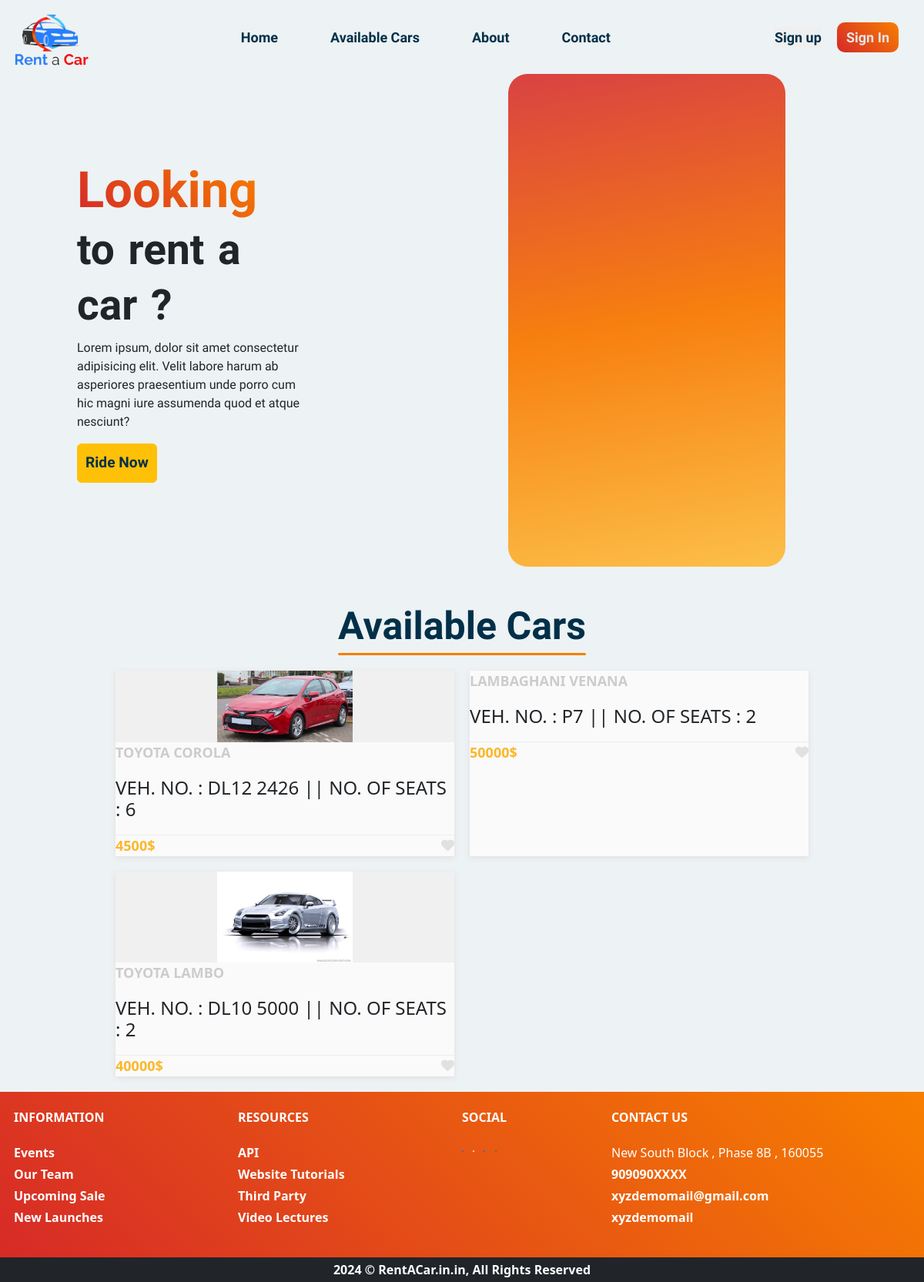
The page / on the database its author committed.
### tables this page shows
CREATE TABLE `tbcars` (
  `id` int NOT NULL,
  `model` varchar(30) NOT NULL,
  `veh_number` varchar(10) NOT NULL,
  `seats` varchar(3) NOT NULL,
  `rent` int NOT NULL,
  `vimg` varchar(120) DEFAULT NULL,
  `last_update` datetime NOT NULL DEFAULT CURRENT_TIMESTAMP
);

### index.php (the view, shortened to what this page needs)
<?php
include('includes/config.php');
?>
<!DOCTYPE html>
<html lang="en">
<head>
  <link rel="stylesheet" href="https://cdn.jsdelivr.net/npm/bootstrap@5.3.3/dist/css/bootstrap.min.css" />
  <link rel="stylesheet" href="assets/css/style.css" />
</head>
<body>
  <?php
  include('includes/header.php');
  ?>
  <section id="home">
    <div class="text-content left-content">
      <h1><span>Looking</span> to rent a car ?</h1>
      <p>
        Lorem ipsum, dolor sit amet consectetur adipisicing elit. Velit labore
        harum ab asperiores praesentium unde porro cum hic magni iure
        assumenda quod et atque nesciunt?
      </p>
      <div class="car-rent-btn">
        <button type="button" class="btn btn-warning">Ride Now</button>
      </div>
    </div>
    <div class="car-ui-design right-content">
      <div class="rectangle-car-background"></div>
    </div>
  </section>
  <section id="cars-available">
    <div class="heading">Available Cars</div>
    <div class="car-card-holder">
      <?php
      $sql = "SELECT * FROM tbcars";
      $stmt = $dbh->prepare($sql);
      $stmt->execute();
      $cars = $stmt->fetchAll(PDO::FETCH_ASSOC);
      foreach ($cars as $car) {      ?>
        <div class="product-card">
          <a href="book_car.php?vhid=<?php echo htmlentities($car['id']); ?>" class="product-tumb">
            <img src="admin\img\vehicleimages\<?php echo $car['vimg'] ?>" alt="">
          </a>
          <div class="product-details">
            <span class="product-catagory"><?php echo $car['model'] ?></span>
            <h4><a>Veh. No. : <?php echo $car['veh_number'] ?> || No. of seats : <?php echo $car['seats'] ?></a></h4>
            <div class="product-bottom-details">
              <div class="product-price"><?php echo $car['rent'] ?>$</div>
              <div class="product-links">
                <a href="#"><i class="fa fa-heart"></i></a>
              </div>
            </div>
          </div>
        </div>
      <?php  }
      ?>
    </div>
  </section>
  <?php
  include('includes/footer.php');
  ?>
</body>
</html>

### includes/header.php (shortened to what this page needs)
<header>
  <div class="head-logo logo">
    <img class="navbar-brand" src="assets/images/logo-removebg-preview.png" alt="logo" />
  </div>
  <nav class="navbar navbar-expand-lg bg-body-tertiary">
    <div class="container-fluid">
      <div class="collapse navbar-collapse" id="navbarSupportedContent">
        <ul class="dropdown-menu dropdown-menu-end navbar-nav me-auto mb-2 mb-lg-0" aria-labelledby="navbarDropdown">
          <li class="nav-item">
            <a class="nav-link active" aria-current="page" href="index.php">Home</a>
          </li>
          <li class="nav-item">
            <a class="nav-link active" aria-current="page" href="#cars-available">Available Cars</a>
          </li>
          <li class="nav-item">
            <a class="nav-link active" aria-current="page" href="#">About</a>
          </li>
          <li class="nav-item">
            <a class="nav-link active" aria-current="page" href="#">Contact</a>
          </li>
        </ul>
      </div>
    </div>
  </nav>
  <?php if (isset($_SESSION['loggedin']) && $_SESSION['loggedin'] == true){ ?>
    <li class="nav-item dropdown head-btn-sign-in">
          <a class="nav-link dropdown-toggle" id="user-icon" href="#" role="button" data-bs-toggle="dropdown" aria-expanded="false">
          <i class="fa-solid fa-user"></i>
          </a>
          <ul class="dropdown-menu">
            <li><hr class="dropdown-divider"></li>
            <li><a class="dropdown-item" href="booked.php">Booked Cars</a></li>
            <li><hr class="dropdown-divider"></li>
            <li><a class="dropdown-item" href="logout.php">Sign out</a></li>
            <li><hr class="dropdown-divider"></li>
          </ul>
        </li>
    <?php }
    else{
      ?>
      <div class="register-login-btn head-btn-sign-in">
      <a href="register.php"><button class="sign-up-btn">Sign up</button></a>
      <a href="user_login.php"><button class="sign-in-btn">Sign In</button></a>
    </div>
    <?php
    }
    ?>
</header>

### includes/footer.php
<footer class="footer bg-danger">
    <div class="container">
        <div class="row">
            <div class="col-sm-6 col-md-4 mt-4 col-lg-3 text-center text-sm-start">
                <div class="information">
                    <h6 class="footer-heading text-uppercase text-white fw-bold">Information</h6>
                    <ul class="list-unstyled footer-link mt-4">
                        <li class="mb-1"><a href="#" class="text-white text-decoration-none fw-semibold">Events</a></li>
                        <li class="mb-1"><a href="#" class="text-white text-decoration-none fw-semibold">Our Team</a></li>
                        <li class="mb-1"><a href="#" class="text-white text-decoration-none fw-semibold">Upcoming Sale</a></li>
                        <li class=""><a href="#" class="text-white text-decoration-none fw-semibold">New Launches</a></li>
                    </ul>
                </div>
            </div>
            <div class="col-sm-6 col-md-4 mt-4 col-lg-3 text-center text-sm-start">
                <div class="resources">
                    <h6 class="footer-heading text-uppercase text-white fw-bold">Resources</h6>
                    <ul class="list-unstyled footer-link mt-4">
                        <li class="mb-1"><a href="#" class="text-white text-decoration-none fw-semibold">API</a></li>
                        <li class="mb-1"><a href="#" class="text-white text-decoration-none fw-semibold">Website Tutorials</a></li>
                        <li class="mb-1"><a href="#" class="text-white text-decoration-none fw-semibold">Third Party</a></li>
                        <li class=""><a href="#" class="text-white text-decoration-none fw-semibold">Video Lectures</a></li>
                    </ul>
                </div>
            </div>
            <div class="col-sm-6 col-md-4 mt-4 col-lg-2 text-center text-sm-start">
              <div class="social">
                  <h6 class="footer-heading text-uppercase text-white fw-bold">Social</h6>
                  <ul class="list-inline my-4">
                    <li class="list-inline-item"><a href="#" class="text-white btn-sm btn btn-primary mb-2"><i class="bi bi-facebook"></i></a></li>
                    <li class="list-inline-item"><a href="#" class="text-danger btn-sm btn btn-light mb-2"><i class="bi bi-instagram"></i></a></li>
                    <li class="list-inline-item"><a href="#" class="text-white btn-sm btn btn-primary mb-2"><i class="bi bi-twitter"></i></a></li>
                    <li class="list-inline-item"><a href="#" class="text-white btn-sm btn btn-success mb-2"><i class="bi bi-whatsapp"></i></a></li>
                </ul>
              </div>
          </div>
            <div class="col-sm-6 col-md-6 mt-4 col-lg-4 text-center text-sm-start">
              <div class="contact">
                  <h6 class="footer-heading text-uppercase text-white fw-bold">Contact Us</h6>
                  <address class="mt-4 m-0 text-white mb-1"><i class="bi bi-pin-map fw-semibold"></i> New South Block , Phase 8B , 160055</address>
                  <a href="#" class="text-white mb-1 text-decoration-none d-block fw-semibold"><i class="bi bi-telephone"></i>  909090XXXX</a>
                  <a href="#" class="text-white mb-1 text-decoration-none d-block fw-semibold"><i class="bi bi-envelope"></i> xyzdemomail@gmail.com</a>
                  <a href="#" class="text-white text-decoration-none fw-semibold"><i class="bi bi-skype"></i> xyzdemomail</a>
              </div>
            </div>
        </div>
    </div>
    <div class="text-center bg-dark text-white mt-4 p-1">
        <p class="mb-0 fw-bold">2024 © RentACar.in.in, All Rights Reserved</p>
    </div>
  </footer>

### assets/css/style.css (style rules this page uses)
* { margin: 0px; padding: 0px !important; box-sizing: border-box; }
html, body { scroll-behavior: smooth; }
body { background-color: #edf2f4; }
header { padding: 5px 40px; display: flex; align-items: center; justify-content: space-between; min-height: 10vh; max-height: 12vh; }
.head-logo { padding: 5px; margin: 10px; }
.head-logo img { margin-top: 10px; height: 80px; background-position: center; }
.navbar-collapse { min-width: 40vw; padding: 5px 20px; }
.navbar-collapse ul { list-style: none; display: flex; margin: auto; background-color: #edf2f4 !important; border: none; width: 100%; align-items: center; justify-content: space-between; }
.navbar-collapse ul li a { position: relative; text-decoration: none; font-size: large; color: #003049 !important; font-family: "REM", sans-serif; font-optical-sizing: auto; font-weight: 800; }
.navbar-collapse ul li a::after { content: ""; position: absolute; left: 0; bottom: 0; width: 0; height: 2.5px; background-color: #f77f00 !important; border-radius: 5px; transition: width 0.3s ease; }
.register-login-btn { padding: 10px !important; margin: 15px; }
.register-login-btn button { padding: 4px; margin: 8px; border: none !important; font-size: large; font-family: "REM", sans-serif; font-optical-sizing: auto; font-weight: 600; color: #003049; }
.register-login-btn .sign-in-btn { padding: 6px 12px !important; background: linear-gradient(45deg, #d62828, #f77f00) !important; color: #e5e5e5; border-radius: 10px; }
.left-content, .right-content { min-width: 40vw; }
#home { display: flex; max-height: 85vh; }
.text-content { display: flex; flex-direction: column; align-items: flex-start; justify-content: center; width: 45vw; padding: 40px !important; padding-left: 100px !important; }
.text-content { font-family: "REM", sans-serif; font-optical-sizing: auto; background: none !important; }
.text-content h1 { font-size: 55px; font-weight: 800; max-width: 75%; word-spacing: 4px !important; line-height: 1.3; }
.text-content h1 span { background: transparent !important; background: linear-gradient(45deg, #d62828, #f77f00) !important; -webkit-background-clip: text; background-clip: text !important; color: transparent; font-weight: 900; font-size: 65px; }
.text-content p { max-width: 90%; }
.car-rent-btn button { padding: 10px !important; color: #003049; font-size: larger; font-weight: 600; }
.car-ui-design { width: 100%; height: 80vh; position: relative; display: flex; justify-content: center; align-items: center; }
.rectangle-car-background { position: absolute; background: linear-gradient(170deg, #d62828de, #f77f0f, #fcbf49) !important; height: 100%; width: 50%; border-radius: 25px; }
.heading { position: relative; margin: 20px; font-size: 50px; color: #003049; font-family: "REM", sans-serif; font-weight: 700; text-transform: capitalize; }
.heading::after { content: ""; position: absolute; left: 0; bottom: 0; width: 100%; height: 3px; background-color: #f77f00 !important; border-radius: 8px; transition: width 0.3s ease; }
#cars-available { margin: 20px; padding: 20px; display: flex; flex-direction: column; align-items: center; }
.footer { background: linear-gradient(45deg, #d62828, #f77f00) !important; margin-top: 2vh; padding: 20px 0; margin-bottom: 0px; }
.car-card-holder { max-width: 75vw; display: grid; grid-template-columns: repeat( auto-fill, minmax(300px, 1fr) ); gap: 20px; }
.product-card { position: relative; box-shadow: 0 2px 7px #dfdfdf; background: #fafafa; }
.product-tumb { display: flex; align-items: center; justify-content: center; max-height: 200px; padding: 30px; background: #f0f0f0; }
.product-tumb img { max-width: 40%; max-height: 40%; }
.product-details { padding: 30px; }
.product-catagory { display: block; font-size: large !important; font-weight: 700; text-transform: uppercase; color: #ccc; margin-bottom: 18px; }
.product-details h4 a { font-weight: 500; display: block; margin-bottom: 18px; text-transform: uppercase; color: #363636; text-decoration: none; transition: 0.3s; }
.product-bottom-details { overflow: hidden; border-top: 1px solid #eee; padding-top: 20px; }
.product-bottom-details div { float: left; width: 50%; }
.product-price { font-size: 18px; color: #fbb72c; font-weight: 600; }
.product-links { text-align: right; }
.product-links a { display: inline-block; margin-left: 5px; color: #e1e1e1; transition: 0.3s; font-size: 17px; }

### rows shown on the page
tbcars: vimg (picture), model "TOYOTA COROLA", veh_number "DL12 2426", seats "6", rent "4500"
tbcars: model "LAMBAGHANI VENANA", veh_number "P7", seats "2", rent "50000"
tbcars: vimg (picture), model "TOYOTA LAMBO", veh_number "DL10 5000", seats "2", rent "40000"
